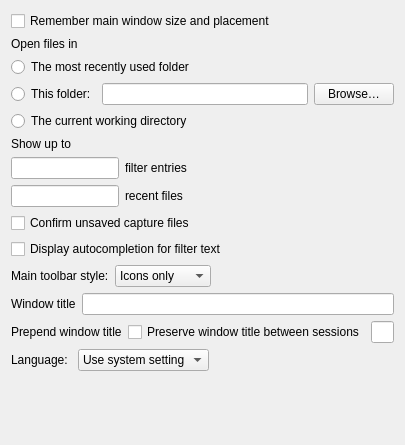
<?xml version="1.0" encoding="UTF-8"?>
<ui version="4.0">
 <class>MainWindowPreferencesFrame</class>
 <widget class="QFrame" name="MainWindowPreferencesFrame">
  <property name="geometry">
   <rect>
    <x>0</x>
    <y>0</y>
    <width>405</width>
    <height>445</height>
   </rect>
  </property>
  <property name="sizePolicy">
   <sizepolicy hsizetype="Preferred" vsizetype="Fixed">
    <horstretch>0</horstretch>
    <verstretch>0</verstretch>
   </sizepolicy>
  </property>
  <property name="minimumSize">
   <size>
    <width>0</width>
    <height>384</height>
   </size>
  </property>
  <property name="windowTitle">
   <string>Frame</string>
  </property>
  <property name="frameShape">
   <enum>QFrame::NoFrame</enum>
  </property>
  <property name="frameShadow">
   <enum>QFrame::Plain</enum>
  </property>
  <property name="lineWidth">
   <number>0</number>
  </property>
  <layout class="QVBoxLayout" name="verticalLayout">
   <item>
    <widget class="QCheckBox" name="geometryCheckBox">
     <property name="toolTip">
      <string>Checking this will save the size, position, and maximized state of the main window.</string>
     </property>
     <property name="text">
      <string>Remember main window size and placement</string>
     </property>
    </widget>
   </item>
   <item>
    <widget class="QLabel" name="label">
     <property name="text">
      <string>Open files in</string>
     </property>
    </widget>
   </item>
   <item>
    <layout class="QGridLayout" name="gridLayout">
     <item row="1" column="0">
      <widget class="QRadioButton" name="foStyleSpecifiedRadioButton">
       <property name="text">
        <string>This folder:</string>
       </property>
       <attribute name="buttonGroup">
        <string notr="true">openInButtonGroup</string>
       </attribute>
      </widget>
     </item>
     <item row="1" column="1">
      <widget class="QLineEdit" name="foStyleSpecifiedLineEdit"/>
     </item>
     <item row="1" column="2">
      <widget class="QPushButton" name="foStyleSpecifiedPushButton">
       <property name="text">
        <string>Browse…</string>
       </property>
      </widget>
     </item>
     <item row="0" column="0" colspan="3">
      <widget class="QRadioButton" name="foStyleLastOpenedRadioButton">
       <property name="text">
        <string>The most recently used folder</string>
       </property>
       <attribute name="buttonGroup">
        <string notr="true">openInButtonGroup</string>
       </attribute>
      </widget>
     </item>
     <item row="2" column="0" colspan="3">
      <widget class="QRadioButton" name="foStyleCWDRadioButton">
       <property name="text">
        <string>The current working directory</string>
       </property>
       <attribute name="buttonGroup">
        <string notr="true">openInButtonGroup</string>
       </attribute>
      </widget>
     </item>
    </layout>
   </item>
   <item>
    <widget class="QLabel" name="label_2">
     <property name="text">
      <string>Show up to</string>
     </property>
    </widget>
   </item>
   <item>
    <layout class="QHBoxLayout" name="horizontalLayout_2" stretch="0,0,1">
     <item>
      <widget class="QLineEdit" name="maxFilterLineEdit"/>
     </item>
     <item>
      <widget class="QLabel" name="label_3">
       <property name="text">
        <string>filter entries</string>
       </property>
      </widget>
     </item>
     <item>
      <spacer name="horizontalSpacer">
       <property name="orientation">
        <enum>Qt::Horizontal</enum>
       </property>
       <property name="sizeHint" stdset="0">
        <size>
         <width>40</width>
         <height>20</height>
        </size>
       </property>
      </spacer>
     </item>
    </layout>
   </item>
   <item>
    <layout class="QHBoxLayout" name="horizontalLayout_3" stretch="0,0,1">
     <item>
      <widget class="QLineEdit" name="maxRecentLineEdit"/>
     </item>
     <item>
      <widget class="QLabel" name="label_4">
       <property name="text">
        <string>recent files</string>
       </property>
      </widget>
     </item>
     <item>
      <spacer name="horizontalSpacer_2">
       <property name="orientation">
        <enum>Qt::Horizontal</enum>
       </property>
       <property name="sizeHint" stdset="0">
        <size>
         <width>40</width>
         <height>20</height>
        </size>
       </property>
      </spacer>
     </item>
    </layout>
   </item>
   <item>
    <widget class="QCheckBox" name="confirmUnsavedCheckBox">
     <property name="text">
      <string>Confirm unsaved capture files</string>
     </property>
    </widget>
   </item>
   <item>
    <widget class="QCheckBox" name="displayAutoCompleteCheckBox">
     <property name="text">
      <string>Display autocompletion for filter text</string>
     </property>
    </widget>
   </item>
   <item>
    <layout class="QHBoxLayout" name="horizontalLayout">
     <item>
      <widget class="QLabel" name="label_5">
       <property name="text">
        <string>Main toolbar style:</string>
       </property>
      </widget>
     </item>
     <item>
      <widget class="QComboBox" name="mainToolbarComboBox">
       <item>
        <property name="text">
         <string>Icons only</string>
        </property>
       </item>
       <item>
        <property name="text">
         <string>Text only</string>
        </property>
       </item>
       <item>
        <property name="text">
         <string>Icons &amp; Text</string>
        </property>
       </item>
      </widget>
     </item>
     <item>
      <spacer name="horizontalSpacer_4">
       <property name="orientation">
        <enum>Qt::Horizontal</enum>
       </property>
       <property name="sizeHint" stdset="0">
        <size>
         <width>40</width>
         <height>20</height>
        </size>
       </property>
      </spacer>
     </item>
    </layout>
   </item>
   <item>
    <layout class="QHBoxLayout" name="horizontalLayout_4">
     <item>
      <widget class="QLabel" name="label_6">
       <property name="text">
        <string>Window title</string>
       </property>
      </widget>
     </item>
     <item>
      <widget class="QLineEdit" name="windowTitle">
       <property name="toolTip">
        <string>&lt;html&gt;&lt;head/&gt;&lt;body&gt;&lt;p&gt;Custom window title to be appended to the existing title&lt;br/&gt;%F = file path of the capture file&lt;br/&gt;%P = profile name&lt;br/&gt;%S = a conditional separator (&amp;quot; - &amp;quot;) that only shows when surrounded by variables with values or static text&lt;br/&gt;%V = version info&lt;/p&gt;&lt;/body&gt;&lt;/html&gt;</string>
       </property>
      </widget>
     </item>
    </layout>
   </item>
   <item>
    <layout class="QHBoxLayout" name="horizontalLayout_5">
     <item>
      <widget class="QLabel" name="label_8">
       <property name="text">
        <string>Prepend window title</string>
       </property>
      </widget>
     </item>
   <item>
    <widget class="QCheckBox" name="preserveWindowTitleCheckBox">
     <property name="toolTip">
      <string>If disabled, the window title will be cleared at startup unless set from command line</string>
     </property>
     <property name="text">
      <string>Preserve window title between sessions</string>
     </property>
    </widget>
   </item>
     <item>
      <widget class="QLineEdit" name="prependWindowTitle">
       <property name="toolTip">
        <string>&lt;html&gt;&lt;head/&gt;&lt;body&gt;&lt;p&gt;Custom window title to be prepended to the existing title&lt;br/&gt;%F = file path of the capture file&lt;br/&gt;%P = profile name&lt;br/&gt;%S = a conditional separator (&amp;quot; - &amp;quot;) that only shows when surrounded by variables with values or static text&lt;br/&gt;%V = version info&lt;/p&gt;&lt;/body&gt;&lt;/html&gt;</string>
       </property>
      </widget>
     </item>
    </layout>
   </item>
   <!-- Language should be the last item. -->
   <item>
    <layout class="QHBoxLayout" name="horizontalLayout_6">
     <item>
      <widget class="QLabel" name="label_7">
       <property name="text">
        <string>Language: </string>
       </property>
      </widget>
     </item>
     <item>
      <widget class="QComboBox" name="languageComboBox">
       <property name="enabled">
        <bool>true</bool>
       </property>
       <property name="maximumSize">
        <size>
         <width>16777215</width>
         <height>16777215</height>
        </size>
       </property>
       <item>
        <property name="text">
         <string>Use system setting</string>
        </property>
       </item>
      </widget>
     </item>
     <item>
      <spacer name="horizontalSpacer_6">
       <property name="orientation">
        <enum>Qt::Horizontal</enum>
       </property>
       <property name="sizeHint" stdset="0">
        <size>
         <width>40</width>
         <height>20</height>
        </size>
       </property>
      </spacer>
     </item>
    </layout>
   </item>
   <!-- Language should be the last item. -->
   <item>
    <spacer name="verticalSpacer">
     <property name="orientation">
      <enum>Qt::Vertical</enum>
     </property>
     <property name="sizeHint" stdset="0">
      <size>
       <width>20</width>
       <height>1</height>
      </size>
     </property>
    </spacer>
   </item>
  </layout>
 </widget>
 <resources/>
 <connections/>
 <buttongroups>
  <buttongroup name="openInButtonGroup"/>
 </buttongroups>
</ui>
